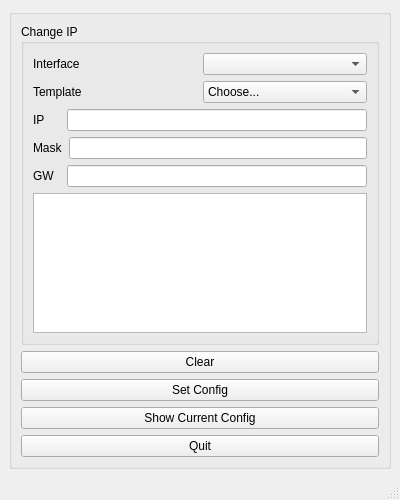
<?xml version="1.0" encoding="UTF-8"?>
<ui version="4.0">
 <class>MainWindow</class>
 <widget class="QMainWindow" name="MainWindow">
  <property name="geometry">
   <rect>
    <x>0</x>
    <y>0</y>
    <width>400</width>
    <height>500</height>
   </rect>
  </property>
  <property name="windowTitle">
   <string>change_ip</string>
  </property>
  <property name="windowIcon">
   <iconset>
    <normaloff>change_ip.png</normaloff>change_ip.png</iconset>
  </property>
  <widget class="QWidget" name="centralwidget">
   <layout class="QVBoxLayout" name="verticalLayout_3">
    <item>
     <widget class="QGroupBox" name="groupBox">
      <property name="title">
       <string/>
      </property>
      <layout class="QVBoxLayout" name="verticalLayout_5">
       <item>
        <layout class="QVBoxLayout" name="verticalLayout_2">
         <item>
          <widget class="QGroupBox" name="groupBox_2">
           <property name="title">
            <string>Change IP</string>
           </property>
           <layout class="QVBoxLayout" name="verticalLayout_4">
            <item>
             <layout class="QVBoxLayout" name="verticalLayout">
              <item>
               <layout class="QHBoxLayout" name="horizontalLayout_5">
                <item>
                 <widget class="QLabel" name="QLabel_interface">
                  <property name="text">
                   <string>Interface</string>
                  </property>
                 </widget>
                </item>
                <item>
                 <widget class="QComboBox" name="comboBox_interface"/>
                </item>
               </layout>
              </item>
              <item>
               <layout class="QHBoxLayout" name="horizontalLayout_4">
                <item>
                 <widget class="QLabel" name="QLabel_template">
                  <property name="text">
                   <string>Template</string>
                  </property>
                 </widget>
                </item>
                <item>
                 <widget class="QComboBox" name="comboBox_template">
                  <item>
                   <property name="text">
                    <string>Choose...</string>
                   </property>
                  </item>
                  <item>
                   <property name="text">
                    <string>DHCP</string>
                   </property>
                  </item>
                  <item>
                   <property name="text">
                    <string>Clavister G2</string>
                   </property>
                  </item>
                  <item>
                   <property name="text">
                    <string>Clavister GS</string>
                   </property>
                  </item>
                  <item>
                   <property name="text">
                    <string>VirtualAccess</string>
                   </property>
                  </item>
                 </widget>
                </item>
               </layout>
              </item>
              <item>
               <layout class="QHBoxLayout" name="horizontalLayout">
                <item>
                 <widget class="QLabel" name="QLabel_ip">
                  <property name="text">
                   <string>IP     </string>
                  </property>
                 </widget>
                </item>
                <item>
                 <widget class="QLineEdit" name="QLineEdit_ip"/>
                </item>
               </layout>
              </item>
              <item>
               <layout class="QHBoxLayout" name="horizontalLayout_2">
                <item>
                 <widget class="QLabel" name="QLabel_mask">
                  <property name="text">
                   <string>Mask</string>
                  </property>
                 </widget>
                </item>
                <item>
                 <widget class="QLineEdit" name="QLineEdit_mask"/>
                </item>
               </layout>
              </item>
              <item>
               <layout class="QHBoxLayout" name="horizontalLayout_3">
                <item>
                 <widget class="QLabel" name="QLabel_gw">
                  <property name="text">
                   <string>GW  </string>
                  </property>
                 </widget>
                </item>
                <item>
                 <widget class="QLineEdit" name="QLineEdit_gw"/>
                </item>
               </layout>
              </item>
             </layout>
            </item>
            <item>
             <widget class="QTextEdit" name="textEdit"/>
            </item>
           </layout>
          </widget>
         </item>
         <item>
          <widget class="QPushButton" name="pushButton_clear">
           <property name="text">
            <string>Clear</string>
           </property>
          </widget>
         </item>
         <item>
          <widget class="QPushButton" name="pushButton_set_static">
           <property name="text">
            <string>Set Config</string>
           </property>
          </widget>
         </item>
         <item>
          <widget class="QPushButton" name="pushButton_current_config">
           <property name="text">
            <string>Show Current Config</string>
           </property>
          </widget>
         </item>
         <item>
          <widget class="QPushButton" name="pushButton_quit">
           <property name="text">
            <string>Quit</string>
           </property>
          </widget>
         </item>
        </layout>
       </item>
      </layout>
     </widget>
    </item>
   </layout>
  </widget>
  <widget class="QMenuBar" name="menubar">
   <property name="geometry">
    <rect>
     <x>0</x>
     <y>0</y>
     <width>400</width>
     <height>21</height>
    </rect>
   </property>
  </widget>
  <widget class="QStatusBar" name="statusbar"/>
 </widget>
 <resources/>
 <connections/>
</ui>
